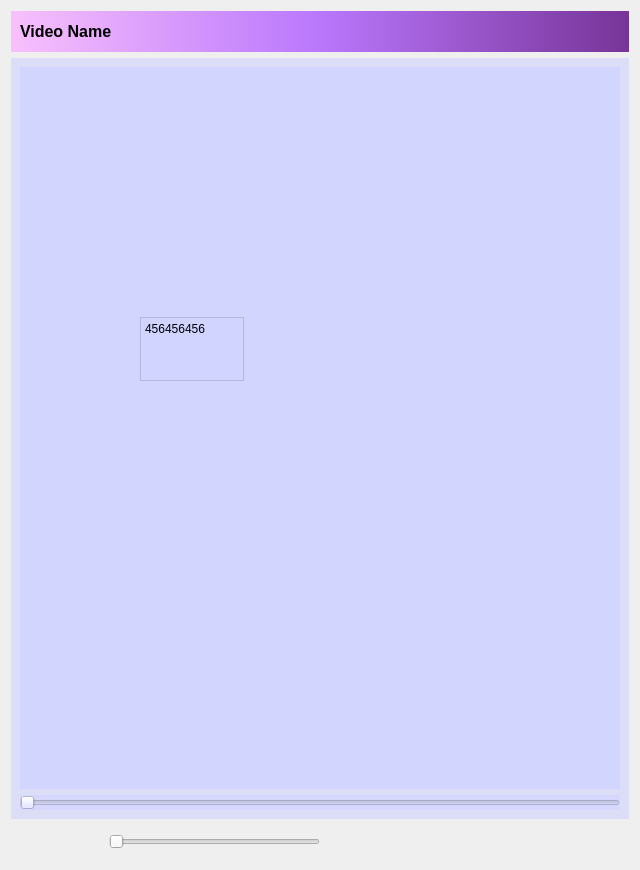
<?xml version="1.0" encoding="UTF-8"?>
<ui version="4.0">
 <class>Widget</class>
 <widget class="QWidget" name="Widget">
  <property name="geometry">
   <rect>
    <x>0</x>
    <y>0</y>
    <width>640</width>
    <height>870</height>
   </rect>
  </property>
  <property name="minimumSize">
   <size>
    <width>640</width>
    <height>870</height>
   </size>
  </property>
  <property name="maximumSize">
   <size>
    <width>16777215</width>
    <height>16777215</height>
   </size>
  </property>
  <property name="windowTitle">
   <string>VideoPlayer</string>
  </property>
  <layout class="QVBoxLayout" name="verticalLayout_2">
   <item>
    <layout class="QVBoxLayout" name="verticalLayout">
     <item>
      <widget class="QWidget" name="header" native="true">
       <property name="maximumSize">
        <size>
         <width>16777215</width>
         <height>70</height>
        </size>
       </property>
       <property name="styleSheet">
        <string notr="true">background-color:qlineargradient(spread:pad, x1:0, y1:0, x2:1, y2:0, stop:0 rgba(250, 179, 255,200), stop:0.5 rgba(170, 85, 255, 200), stop:1 rgba(85, 0, 127, 200))
</string>
       </property>
       <layout class="QHBoxLayout" name="horizontalLayout_2">
        <item>
         <widget class="QLabel" name="VedioName">
          <property name="styleSheet">
           <string notr="true">background-color:rgba(250, 179, 255,0)</string>
          </property>
          <property name="text">
           <string>&lt;html&gt;&lt;head/&gt;&lt;body&gt;&lt;p&gt;&lt;span style=&quot; font-size:12pt; font-weight:700;&quot;&gt;Video Name&lt;/span&gt;&lt;/p&gt;&lt;/body&gt;&lt;/html&gt;</string>
          </property>
         </widget>
        </item>
        <item>
         <spacer name="horizontalSpacer_2">
          <property name="orientation">
           <enum>Qt::Horizontal</enum>
          </property>
          <property name="sizeHint" stdset="0">
           <size>
            <width>40</width>
            <height>20</height>
           </size>
          </property>
         </spacer>
        </item>
        <item>
         <widget class="QPushButton" name="file">
          <property name="maximumSize">
           <size>
            <width>100</width>
            <height>50</height>
           </size>
          </property>
          <property name="text">
           <string/>
          </property>
          <property name="icon">
           <iconset resource="resources.qrc">
            <normaloff>:/new/icon/file.png</normaloff>:/new/icon/file.png</iconset>
          </property>
          <property name="iconSize">
           <size>
            <width>50</width>
            <height>50</height>
           </size>
          </property>
          <property name="flat">
           <bool>true</bool>
          </property>
         </widget>
        </item>
       </layout>
      </widget>
     </item>
     <item>
      <widget class="QWidget" name="playwidget" native="true">
       <property name="styleSheet">
        <string notr="true">background-color:rgba(207, 210, 255, 150)</string>
       </property>
       <layout class="QGridLayout" name="gridLayout">
        <item row="1" column="0">
         <widget class="QSlider" name="playslider">
          <property name="orientation">
           <enum>Qt::Horizontal</enum>
          </property>
         </widget>
        </item>
        <item row="0" column="0">
         <widget class="QStackedWidget" name="stackedWidget">
          <property name="currentIndex">
           <number>0</number>
          </property>
          <widget class="QWidget" name="page">
           <widget class="QTextEdit" name="textEdit_2">
            <property name="geometry">
             <rect>
              <x>120</x>
              <y>250</y>
              <width>104</width>
              <height>64</height>
             </rect>
            </property>
            <property name="html">
             <string>&lt;!DOCTYPE HTML PUBLIC &quot;-//W3C//DTD HTML 4.0//EN&quot; &quot;http://www.w3.org/TR/REC-html40/strict.dtd&quot;&gt;
&lt;html&gt;&lt;head&gt;&lt;meta name=&quot;qrichtext&quot; content=&quot;1&quot; /&gt;&lt;meta charset=&quot;utf-8&quot; /&gt;&lt;style type=&quot;text/css&quot;&gt;
p, li { white-space: pre-wrap; }
hr { height: 1px; border-width: 0; }
li.unchecked::marker { content: &quot;\2610&quot;; }
li.checked::marker { content: &quot;\2612&quot;; }
&lt;/style&gt;&lt;/head&gt;&lt;body style=&quot; font-family:'Microsoft YaHei UI'; font-size:9pt; font-weight:400; font-style:normal;&quot;&gt;
&lt;p style=&quot; margin-top:0px; margin-bottom:0px; margin-left:0px; margin-right:0px; -qt-block-indent:0; text-indent:0px;&quot;&gt;456456456&lt;/p&gt;&lt;/body&gt;&lt;/html&gt;</string>
            </property>
           </widget>
          </widget>
          <widget class="QWidget" name="page_2">
           <widget class="QTextEdit" name="textEdit">
            <property name="geometry">
             <rect>
              <x>100</x>
              <y>240</y>
              <width>104</width>
              <height>64</height>
             </rect>
            </property>
            <property name="html">
             <string>&lt;!DOCTYPE HTML PUBLIC &quot;-//W3C//DTD HTML 4.0//EN&quot; &quot;http://www.w3.org/TR/REC-html40/strict.dtd&quot;&gt;
&lt;html&gt;&lt;head&gt;&lt;meta name=&quot;qrichtext&quot; content=&quot;1&quot; /&gt;&lt;meta charset=&quot;utf-8&quot; /&gt;&lt;style type=&quot;text/css&quot;&gt;
p, li { white-space: pre-wrap; }
hr { height: 1px; border-width: 0; }
li.unchecked::marker { content: &quot;\2610&quot;; }
li.checked::marker { content: &quot;\2612&quot;; }
&lt;/style&gt;&lt;/head&gt;&lt;body style=&quot; font-family:'Microsoft YaHei UI'; font-size:9pt; font-weight:400; font-style:normal;&quot;&gt;
&lt;p style=&quot; margin-top:0px; margin-bottom:0px; margin-left:0px; margin-right:0px; -qt-block-indent:0; text-indent:0px;&quot;&gt;123123123&lt;/p&gt;&lt;/body&gt;&lt;/html&gt;</string>
            </property>
           </widget>
          </widget>
         </widget>
        </item>
       </layout>
      </widget>
     </item>
     <item>
      <widget class="QWidget" name="bottom" native="true">
       <property name="maximumSize">
        <size>
         <width>16777215</width>
         <height>70</height>
        </size>
       </property>
       <property name="styleSheet">
        <string notr="true"/>
       </property>
       <layout class="QHBoxLayout" name="horizontalLayout">
        <property name="leftMargin">
         <number>6</number>
        </property>
        <property name="topMargin">
         <number>6</number>
        </property>
        <property name="rightMargin">
         <number>6</number>
        </property>
        <property name="bottomMargin">
         <number>6</number>
        </property>
        <item>
         <widget class="QPushButton" name="playPauseButton">
          <property name="maximumSize">
           <size>
            <width>100</width>
            <height>50</height>
           </size>
          </property>
          <property name="text">
           <string/>
          </property>
          <property name="icon">
           <iconset resource="resources.qrc">
            <normaloff>:/new/icon/play.png</normaloff>:/new/icon/play.png</iconset>
          </property>
          <property name="iconSize">
           <size>
            <width>50</width>
            <height>50</height>
           </size>
          </property>
          <property name="flat">
           <bool>true</bool>
          </property>
         </widget>
        </item>
        <item>
         <widget class="QPushButton" name="volume">
          <property name="maximumSize">
           <size>
            <width>100</width>
            <height>50</height>
           </size>
          </property>
          <property name="text">
           <string/>
          </property>
          <property name="icon">
           <iconset resource="resources.qrc">
            <normaloff>:/new/icon/volumeDisable.png</normaloff>:/new/icon/volumeDisable.png</iconset>
          </property>
          <property name="iconSize">
           <size>
            <width>50</width>
            <height>50</height>
           </size>
          </property>
          <property name="flat">
           <bool>true</bool>
          </property>
         </widget>
        </item>
        <item>
         <widget class="QSlider" name="volumslider">
          <property name="orientation">
           <enum>Qt::Horizontal</enum>
          </property>
         </widget>
        </item>
        <item>
         <spacer name="horizontalSpacer">
          <property name="orientation">
           <enum>Qt::Horizontal</enum>
          </property>
          <property name="sizeHint" stdset="0">
           <size>
            <width>40</width>
            <height>20</height>
           </size>
          </property>
         </spacer>
        </item>
        <item>
         <widget class="QPushButton" name="backward">
          <property name="maximumSize">
           <size>
            <width>100</width>
            <height>50</height>
           </size>
          </property>
          <property name="text">
           <string/>
          </property>
          <property name="icon">
           <iconset resource="resources.qrc">
            <normaloff>:/new/icon/backward.png</normaloff>:/new/icon/backward.png</iconset>
          </property>
          <property name="iconSize">
           <size>
            <width>50</width>
            <height>50</height>
           </size>
          </property>
          <property name="flat">
           <bool>true</bool>
          </property>
         </widget>
        </item>
        <item>
         <widget class="QPushButton" name="forward">
          <property name="maximumSize">
           <size>
            <width>100</width>
            <height>50</height>
           </size>
          </property>
          <property name="text">
           <string/>
          </property>
          <property name="icon">
           <iconset resource="resources.qrc">
            <normaloff>:/new/icon/forward.png</normaloff>:/new/icon/forward.png</iconset>
          </property>
          <property name="iconSize">
           <size>
            <width>50</width>
            <height>50</height>
           </size>
          </property>
          <property name="flat">
           <bool>true</bool>
          </property>
         </widget>
        </item>
       </layout>
      </widget>
     </item>
    </layout>
   </item>
  </layout>
 </widget>
 <resources>
  <include location="resources.qrc"/>
 </resources>
 <connections/>
</ui>
